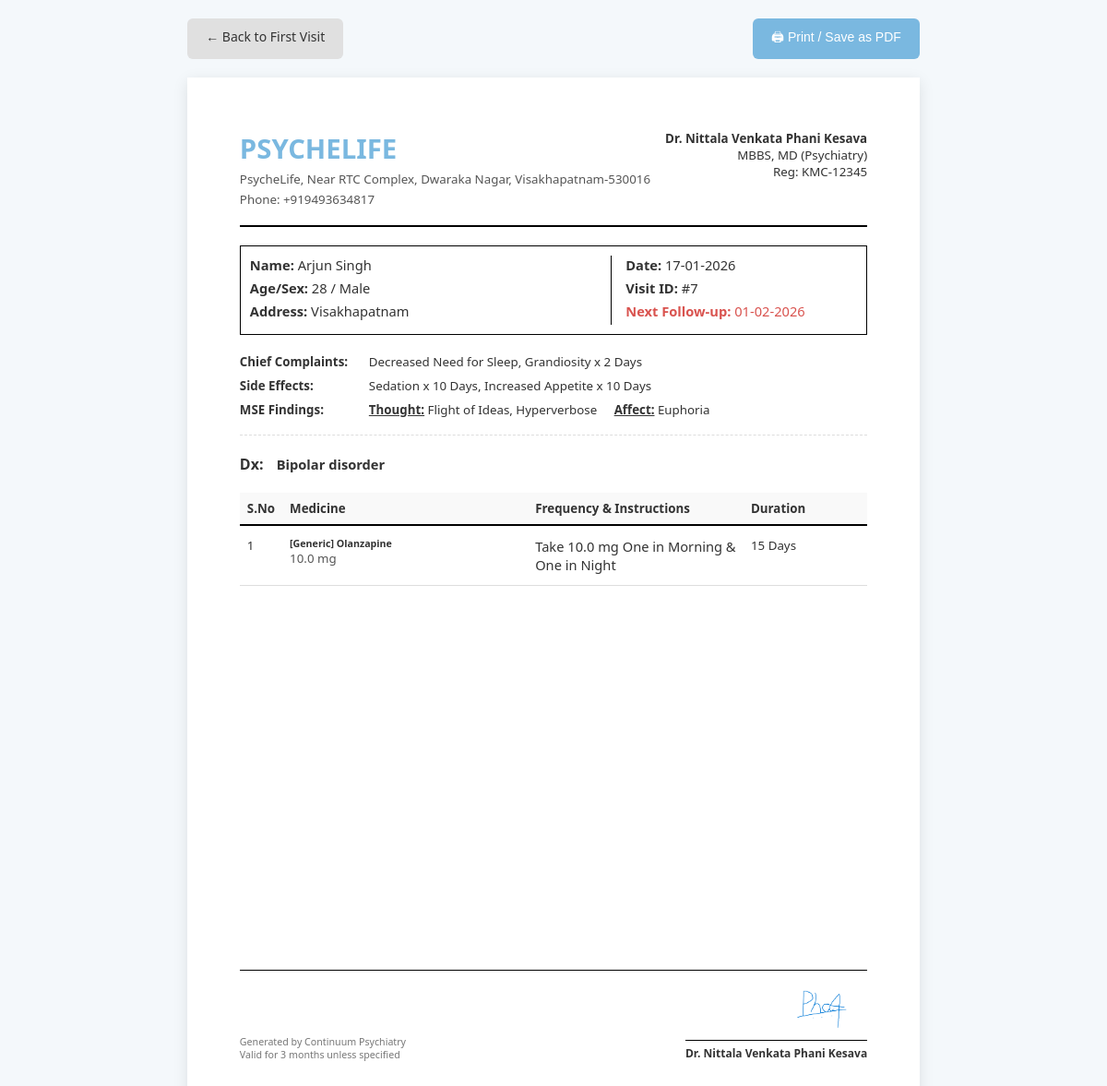
The page /preview_prescription/7 (signed in) on the database its author committed.
### models.py (models this page shows, shortened)
class Doctor(db.Model):
    __tablename__ = 'doctors'
    id = db.Column(db.Integer, primary_key=True)
    username = db.Column(db.String(80), unique=True, nullable=False)
    password_hash = db.Column(db.String(120), nullable=False)
    full_name = db.Column(db.String(100)) # e.g. "Dr. John Doe"
    clinic_name = db.Column(db.String(200))
    kmc_code = db.Column(db.String(50))
    address_text = db.Column(db.Text)
    social_handle = db.Column(db.String(100)) # e.g. "@drjohnpsych"
    signature_filename = db.Column(db.String(200)) # Path to uploaded image
    phone = db.Column(db.String(20))
    email = db.Column(db.String(120))
    patients = db.relationship('Patient', backref='doctor', lazy=True)

class Patient(db.Model):
    __tablename__ = 'patients'
    id = db.Column(db.Integer, primary_key=True)
    name = db.Column(db.String(100), nullable=False)
    age = db.Column(db.Integer, nullable=False)
    sex = db.Column(db.String(10), nullable=False)
    address = db.Column(db.Text)
    doctor_id = db.Column(db.Integer, db.ForeignKey('doctors.id'), nullable=False)
    phone = db.Column(db.String(20))  # Optional Phone
    attender_name = db.Column(db.String(100))
    attender_relation = db.Column(db.String(50))
    attender_reliability = db.Column(db.String(10))  # 'Yes' or 'No'
    personal_notes = db.Column(db.Text)  # Doctor's personal ID notes
    visits = db.relationship('Visit', backref='patient', lazy=True, cascade='all, delete-orphan')

class Visit(db.Model):
    __tablename__ = 'visits'
    id = db.Column(db.Integer, primary_key=True)
    patient_id = db.Column(db.Integer, db.ForeignKey('patients.id'), nullable=False)
    date = db.Column(db.Date, nullable=False)
    visit_type = db.Column(db.String(20), nullable=False)  # 'First' or 'Follow-up'
    provisional_diagnosis = db.Column(db.Text)
    differential_diagnosis = db.Column(db.Text)
    next_visit_date = db.Column(db.Date)
    note = db.Column(db.Text)
    symptom_entries = db.relationship('SymptomEntry', backref='visit', lazy=True, cascade='all, delete-orphan')
    medication_entries = db.relationship('MedicationEntry', backref='visit', lazy=True, cascade='all, delete-orphan')
    side_effect_entries = db.relationship('SideEffectEntry', backref='visit', lazy=True, cascade='all, delete-orphan')
    mse_entries = db.relationship('MSEEntry', backref='visit', lazy=True, cascade='all, delete-orphan')
    stressor_entries = db.relationship('StressorEntry', backref='visit', lazy=True, cascade='all, delete-orphan')
    personality_entries = db.relationship('PersonalityEntry', backref='visit', lazy=True, cascade='all, delete-orphan')
    safety_profile = db.relationship('SafetyMedicalProfile', backref='visit', uselist=False, cascade='all, delete-orphan')

class SymptomEntry(db.Model):
    __tablename__ = 'symptom_entries'
    id = db.Column(db.Integer, primary_key=True)
    visit_id = db.Column(db.Integer, db.ForeignKey('visits.id'), nullable=False)
    symptom_name = db.Column(db.String(200), nullable=False)
    score_onset = db.Column(db.Float)
    score_progression = db.Column(db.Float)
    score_current = db.Column(db.Float, nullable=False)
    duration_text = db.Column(db.String(100))
    note = db.Column(db.Text)

class SideEffectEntry(db.Model):
    __tablename__ = 'side_effect_entries'
    id = db.Column(db.Integer, primary_key=True)
    visit_id = db.Column(db.Integer, db.ForeignKey('visits.id'), nullable=False)
    side_effect_name = db.Column(db.String(200), nullable=False)
    score_onset = db.Column(db.Float)
    score_progression = db.Column(db.Float)
    score_current = db.Column(db.Float, nullable=False)  # Renamed from 'score' conceptually
    duration_text = db.Column(db.String(100))
    note = db.Column(db.Text)
    score = db.Column(db.Integer, default=0)

class MSEEntry(db.Model):
    __tablename__ = 'mse_entries'
    id = db.Column(db.Integer, primary_key=True)
    visit_id = db.Column(db.Integer, db.ForeignKey('visits.id'), nullable=False)
    category = db.Column(db.String(50), nullable=False)  # 'Thought', 'Perception', 'Affect'
    finding_name = db.Column(db.String(200))
    score_onset = db.Column(db.Float)
    score_progression = db.Column(db.Float)
    score_current = db.Column(db.Float, nullable=False)  # Renamed from 'score'
    duration = db.Column(db.String(100))
    note = db.Column(db.Text)
    score = db.Column(db.Integer, default=0)

class MedicationEntry(db.Model):
    __tablename__ = 'medication_entries'
    id = db.Column(db.Integer, primary_key=True)
    visit_id = db.Column(db.Integer, db.ForeignKey('visits.id'), nullable=False)
    drug_name = db.Column(db.String(200), nullable=False)
    drug_type = db.Column(db.String(50))  # 'Brand' or 'Generic'
    dose_mg = db.Column(db.String(50))
    frequency = db.Column(db.String(20))
    duration_text = db.Column(db.String(100))
    note = db.Column(db.Text)  # Instructions (Before/After food)
    is_tapering = db.Column(db.Boolean, default=False)
    taper_plan = db.Column(db.Text, nullable=True)  # JSON array of steps

### app.py (the view, shortened to what this page needs)
@app.route('/preview_prescription/<int:visit_id>')
@login_required
def preview_prescription(visit_id):
    visit = Visit.query.get_or_404(visit_id)
    patient = visit.patient
    include_qr = request.args.get('include_qr') == 'true'
    lifchart_url = None
    qr_image_b64 = None
    return render_template('preview_prescription.html',
                         patient=patient,
                         visit=visit,
                         lifchart_url=lifchart_url,
                         qr_image_b64=qr_image_b64)

### templates/preview_prescription.html (shortened to what this page needs)
<!DOCTYPE html>
<html lang="en">
<head>
</head>
<body>
    <div class="action-bar">
        <a href="{{ url_for('first_visit') }}" class="btn btn-secondary">← Back to First Visit</a>
        <button onclick="window.print()" class="btn btn-primary">🖨 Print / Save as PDF</button>
    </div>
    <div class="prescription-paper">
        <div class="rx-header">
            <div class="hospital-info">
                <h1>{{ guest_doctor.clinic if guest else (patient.doctor.clinic_name or "ElevenEleven Health") }}</h1>
                <p>{{ guest_doctor.address if guest else (patient.doctor.address_text or "Psychiatry & Wellness Center") }}</p>
                <p>Phone: {{ guest_doctor.phone if guest else (patient.doctor.phone or "") }}</p>
            </div>
            <div class="doctor-info">
                <p><strong>Dr. {{ guest_doctor.name if guest else (patient.doctor.full_name or session.get('username')|title) }}</strong></p>
                <p>{{ guest_doctor.qualification if guest else "MBBS, MD (Psychiatry)" }}</p>
                <p>Reg: {{ guest_doctor.registration if guest else (patient.doctor.kmc_code or "KMC-12345") }}</p>
            </div>
        </div>
        <div class="patient-info-box">
            <div class="info-left">
                <div class="info-row"><strong>Name:</strong> {{ guest_patient.name if guest else patient.name }}</div>
                <div class="info-row"><strong>Age/Sex:</strong> {{ guest_patient.age if guest else patient.age }} / {{ guest_patient.sex if guest else patient.sex }}</div>
                <div class="info-row"><strong>Address:</strong> {{ guest_patient.address if guest else patient.address }}</div>
            </div>
            <div class="info-right">
                <div class="info-row"><strong>Date:</strong> {{ visit.date.strftime('%d-%m-%Y') if visit.date else "Today" }}</div>
                <div class="info-row"><strong>Visit ID:</strong> #{{ visit.id if not guest else "Guest" }}</div>
                {% if visit.next_visit_date %}
                <div class="info-row" style="margin-top: 5px; color: #d9534f;">
                    <strong>Next Follow-up:</strong> {{ visit.next_visit_date.strftime('%d-%m-%Y') }}
                </div>
                {% endif %}
            </div>
        </div>
        {% if visit.symptom_entries or visit.side_effect_entries or visit.mse_entries %}
        <div class="clinical-section">
            {% if visit.symptom_entries %}
            <div class="clinical-row">
                <div class="clinical-label">Chief Complaints:</div>
                <div class="clinical-data">
                    {% for s in visit.symptom_entries %}
                        {{ s.symptom_name }}{% if s.duration_text %} x {{ s.duration_text }}{% endif %}{% if not loop.last %}, {% endif %}
                    {% endfor %}
                </div>
            </div>
            {% endif %}
            {% if visit.side_effect_entries %}
            <div class="clinical-row">
                <div class="clinical-label">Side Effects:</div>
                <div class="clinical-data">
                    {% for s in visit.side_effect_entries %}
                        {{ s.side_effect_name }}{% if s.duration_text %} x {{ s.duration_text }}{% endif %}{% if not loop.last %}, {% endif %}
                    {% endfor %}
                </div>
            </div>
            {% endif %}
            {% if visit.mse_entries %}
                {% set thoughts = [] %}
                {% set perceptions = [] %}
                {% set affects = [] %}
                {% if thoughts or perceptions or affects %}
                <div class="clinical-row">
                    <div class="clinical-label">MSE Findings:</div>
                    <div class="clinical-data">
                        {% if thoughts %}
                            <div class="mse-group"><span>Thought:</span> {{ thoughts|join(', ') }}</div>
                        {% endif %}
                        {% if affects %}
                            <div class="mse-group"><span>Affect:</span> {{ affects|join(', ') }}</div>
                        {% endif %}
                    </div>
                </div>
                {% endif %}
            {% endif %}
        </div>
        {% endif %}
        {% if visit.provisional_diagnosis %}
        <div style="margin-bottom: 20px; font-weight: bold;">
            <span style="font-size: 12pt;">Dx:</span>
            <span style="font-size: 11pt; margin-left: 10px;">{{ visit.provisional_diagnosis }}</span>
        </div>
        {% endif %}
        <table class="rx-table">
            <thead>
                <tr>
                    <th style="width: 5%;">S.No</th>
                    <th style="width: 40%;">Medicine</th>
                    <th style="width: 35%;">Frequency & Instructions</th>
                    <th style="width: 20%;">Duration</th>
                </tr>
            </thead>
            <tbody>
                {% for entry in visit.medication_entries %}
                {% if entry.is_tapering and entry.taper_plan %}
                    {% set plan = entry.taper_plan|from_json %}
                    {% set plan_length = plan|length %}
                    {% set outer_index = loop.index %}
                    {% for step in plan %}
                    <tr>
                        {% if loop.first %}
                        <td rowspan="{{ plan_length + 1 }}" style="vertical-align: top;">{{ outer_index }}</td>
                        <td rowspan="{{ plan_length + 1 }}" style="vertical-align: top;">
                            <div style="font-size: 12pt;">
                                {% if entry.drug_type == 'Gen' or entry.drug_type == 'Generic' %}<span style="font-weight: bold; font-size: 7pt;">[Generic]</span> {% endif %}{{ entry.drug_name }}
                            </div>
                            <div style="font-weight: bold; font-size: 7pt; color: #555; margin-top: 4px;">(Tapering)</div>
                        </td>
                        {% endif %}
                        <td style="vertical-align: top; {% if not loop.last %}border-bottom: 1px dashed #e0e0e0;{% endif %}">
                            <div style="font-size: 9.5pt;">
                                Take {% if step.dose_mg %}{{ step.dose_mg }} {% endif %}{{ format_frequency(step.frequency) }}{% if loop.last %},{% endif %}
                            </div>
                            {% if step.note %}
                            <div style="font-style: italic; font-size: 10pt; margin-top: 2px;">({{ step.note }})</div>
                            {% endif %}
                        </td>
                        <td style="vertical-align: top; {% if not loop.last %}border-bottom: 1px dashed #e0e0e0;{% endif %}">
                            <div style="font-size: 9.5pt;">{{ step.duration_text }}</div>
                        </td>
                    </tr>
                    {% endfor %}
                    <tr>
                        <td style="vertical-align: top; padding-top: 4px;">
                            <div style="font-size: 9.5pt;">then stop / review.</div>
                        </td>
                        <td style="vertical-align: top;"></td>
                    </tr>
                {% else %}
                    <tr>
                        <td style="vertical-align: top;">{{ loop.index }}</td>
                        <td style="vertical-align: top;">
                            <div style="font-weight: bold; font-size: 8pt;">
                                {% if entry.drug_type == 'Gen' or entry.drug_type == 'Generic' %}[Generic] {% endif %}{{ entry.drug_name }}</div>
                            {% if entry.dose_mg %}
                            <div style="font-size: 10pt; color: #555;">{{ entry.dose_mg }}</div>
                            {% endif %}
                        </td>
                        <td style="vertical-align: top;">
                            <div style="font-size: 11pt;">
                                Take {% if entry.dose_mg %}{{ entry.dose_mg }} {% endif %}{{ format_frequency(entry.frequency) }}
                            </div>
                        </td>
                        <td style="vertical-align: top;">{{ entry.duration_text }}</td>
                    </tr>
                {% endif %}
                {% endfor %}
            </tbody>
        </table>
        <div class="rx-footer">
            <div style="font-size: 8pt; color: #777;">
                Generated by Continuum Psychiatry<br>
                Valid for 3 months unless specified
            </div>
            <div style="text-align: right;">
                {% if guest and guest_signature_b64 %}
                    <img style="max-height: 50px; display: block; margin-left: auto;">
                {% elif not guest and patient.doctor.signature_filename %}
                    <img src="{{ url_for('static', filename='signatures/' + patient.doctor.signature_filename) }}" style="max-height: 60px; display: block; margin-left: auto;">
                {% else %}
                    <div style="height: 50px;"></div>
                {% endif %}
                <div style="border-top: 1px solid #000; padding-top: 5px; margin-top: 5px; display: inline-block;">
                    <strong>Dr. {{ guest_doctor.name if guest else (patient.doctor.full_name or session.get('username')|title) }}</strong>
                </div>
            </div>
        </div>
    </div>
</body>
</html>

### rows shown on the page
Doctor: clinic_name "PSYCHELIFE", address_text "PsycheLife, Near RTC Complex, Dwaraka Nagar, Visakhapatnam-530016", phone "+919493634817", full_name "Nittala Venkata Phani Kesava", kmc_code "KMC-12345", signature_filename (picture)
Patient: name "Arjun Singh", age "28", sex "Male", address "Visakhapatnam"
Visit: date "17-01-2026", id "7", next_visit_date "01-02-2026", provisional_diagnosis "Bipolar disorder"
SymptomEntry: symptom_name "Decreased Need for Sleep"
SymptomEntry: symptom_name "Grandiosity", duration_text "2 Days"
SideEffectEntry: side_effect_name "Sedation", duration_text "10 Days"
SideEffectEntry: side_effect_name "Increased Appetite", duration_text "10 Days"
MSEEntry: finding_name "Euphoria"
MedicationEntry: drug_type "[Generic]", drug_name "Olanzapine", dose_mg "10.0 mg", frequency "One in Morning & One in Night", duration_text "15 Days"

### other values the page prints
{{ guest_doctor.qualification if guest else "MBBS, MD (Psychiatry)" }} "MBBS, MD (Psychiatry)"
{{ thoughts|join(', ') }} "Flight of Ideas, Hyperverbose"
